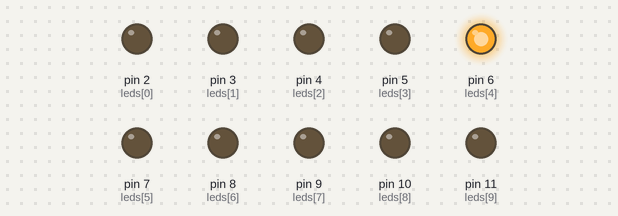
Bench run of a sketch on a simulated Arduino Uno, built with avr-gcc and run on an emulated ATmega328P. Parts: output pins drawn as LEDs (lit = HIGH). Random numbers use the default seed unless the sketch sets one.

Above: at 0.1 s.
At 4.9 s:
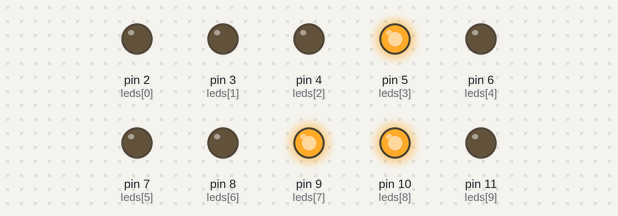
At 9.9 s:
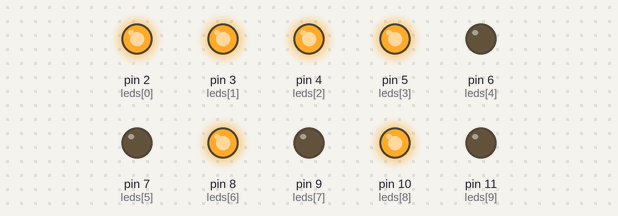
At 19.91 s:
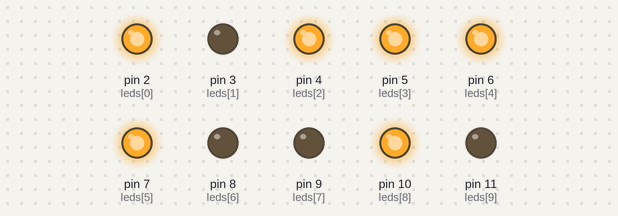
At 29.71 s:
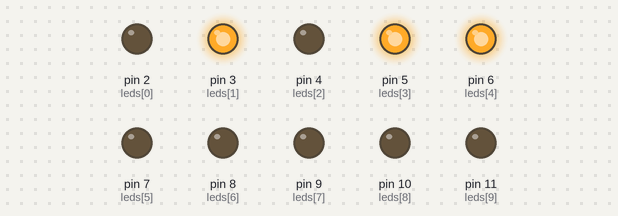
At 39.72 s:
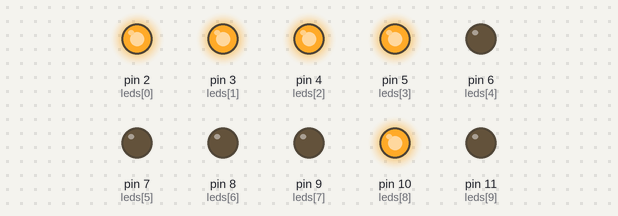
Timing chart, 0 to 40.0 s (numbered marks = the images above):
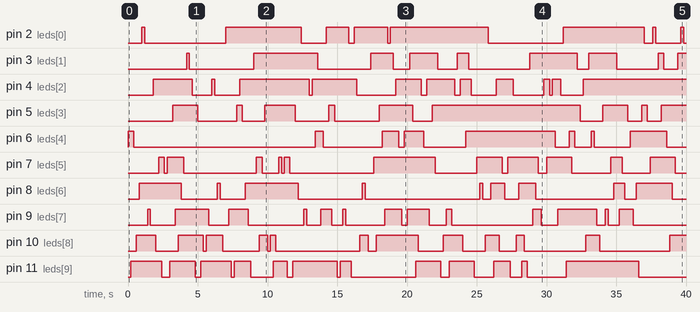

Measured:
- by itself, pin 2 (leds[0]): LOW → HIGH at 1.0 s, → LOW 0.20 s later, → HIGH 5.8 s later, → LOW 5.4 s later, … (16 changes in this stretch)
- by itself, pin 3 (leds[1]): LOW → HIGH at 4.2 s, → LOW 0.20 s later, → HIGH 4.6 s later, → LOW 4.6 s later, … (17 changes in this stretch)
- by itself, pin 4 (leds[2]): LOW → HIGH at 1.8 s, → LOW 2.8 s later, → HIGH 1.4 s later, → LOW 0.20 s later, … (21 changes in this stretch)
- by itself, pin 5 (leds[3]): LOW → HIGH at 3.2 s, → LOW 1.8 s later, → HIGH 2.8 s later, → LOW 0.40 s later, … (17 changes in this stretch)
- by itself, pin 6 (leds[4]): LOW → HIGH at 0.00 s, → LOW 0.40 s later, → HIGH 13.0 s later, → LOW 0.60 s later, … (16 changes in this stretch)
- by itself, pin 7 (leds[5]): LOW → HIGH at 2.2 s, → LOW 0.40 s later, → HIGH 0.20 s later, → LOW 1.2 s later, … (22 changes in this stretch)
- by itself, pin 8 (leds[6]): LOW → HIGH at 0.80 s, → LOW 3.0 s later, → HIGH 2.6 s later, → LOW 0.20 s later, … (18 changes in this stretch)
- by itself, pin 9 (leds[7]): LOW → HIGH at 1.4 s, → LOW 0.20 s later, → HIGH 1.8 s later, → LOW 2.4 s later, … (26 changes in this stretch)

The sketch:

christmas_tree_lights1.ino
```cpp
int leds[] = {2, 3, 4, 5, 6, 7, 8, 9, 10, 11}; // Pines donde están conectados los LEDs
int numLeds = sizeof(leds) / sizeof(leds[0]);

void setup() {
  for (int i = 0; i < numLeds; i++) {
    pinMode(leds[i], OUTPUT);
    digitalWrite(leds[i], LOW); // Apaga todos al inicio
  }
  randomSeed(analogRead(0)); // Inicializa el generador de números aleatorios
}

void loop() {
  // Escoge un LED al azar
  int ledIndex = random(0, numLeds);

  // Alterna el estado del LED seleccionado
  int currentState = digitalRead(leds[ledIndex]);
  digitalWrite(leds[ledIndex], !currentState);

  delay(200); // Espera 200 ms antes de cambiar otro LED
}
```
